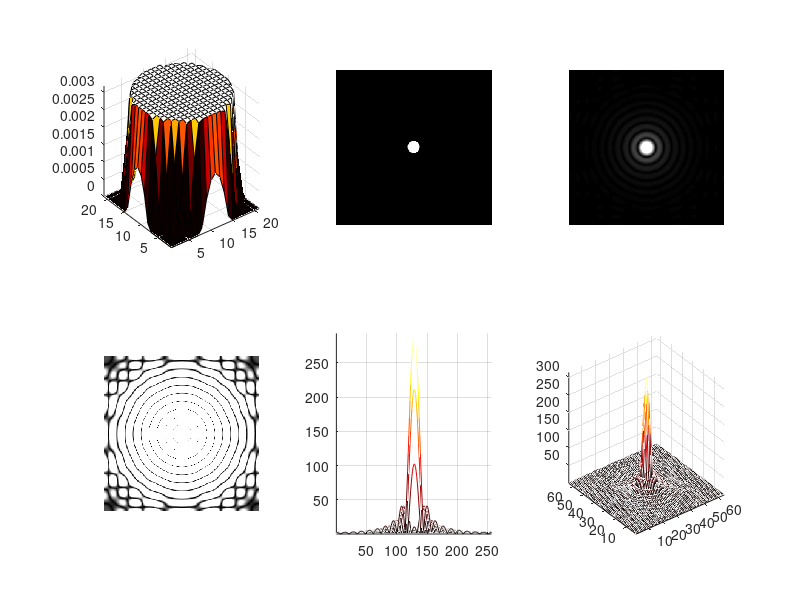

Recreate this plot in MATLAB.
% Airy disk
kk=fspecial('disk',10);
%%%%%%%%%%%%%%%%%%%%%%%%%%%%%%%%%%%%%%%%%%%
%%
a=zeros(256);
a(118:138,118:138)=kk./max(max(kk));
%%%%%%%%%%%%%
subplot(231)
%mesh(kk)
surf(kk)
axis tight
subplot(232)
imshow(a)
subplot(234)
A=fftshift(abs(fft2(a)));
imshow(A)
subplot(233)
imshow(A,[min(min(A)),.5*(max(max(A))+min(min(A)))])
subplot(235)
mesh(A(132:4:end,:),'meshstyle','row');
axis tight
view([0,-1,0])
subplot(236)
mesh(A(1:4:end,1:4:end))
axis tight
colormap(hot)
